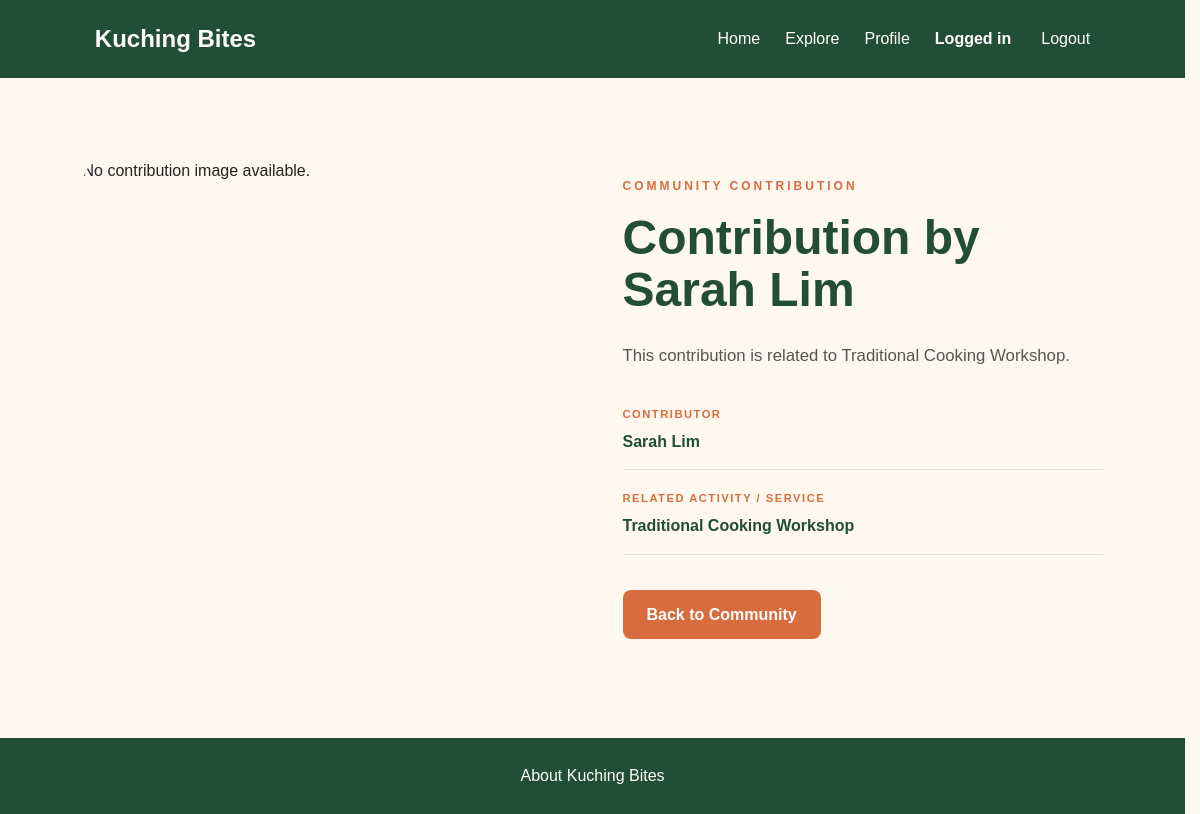
The page /community_detail.php?id=2 (signed in) on the database as committed earlier.
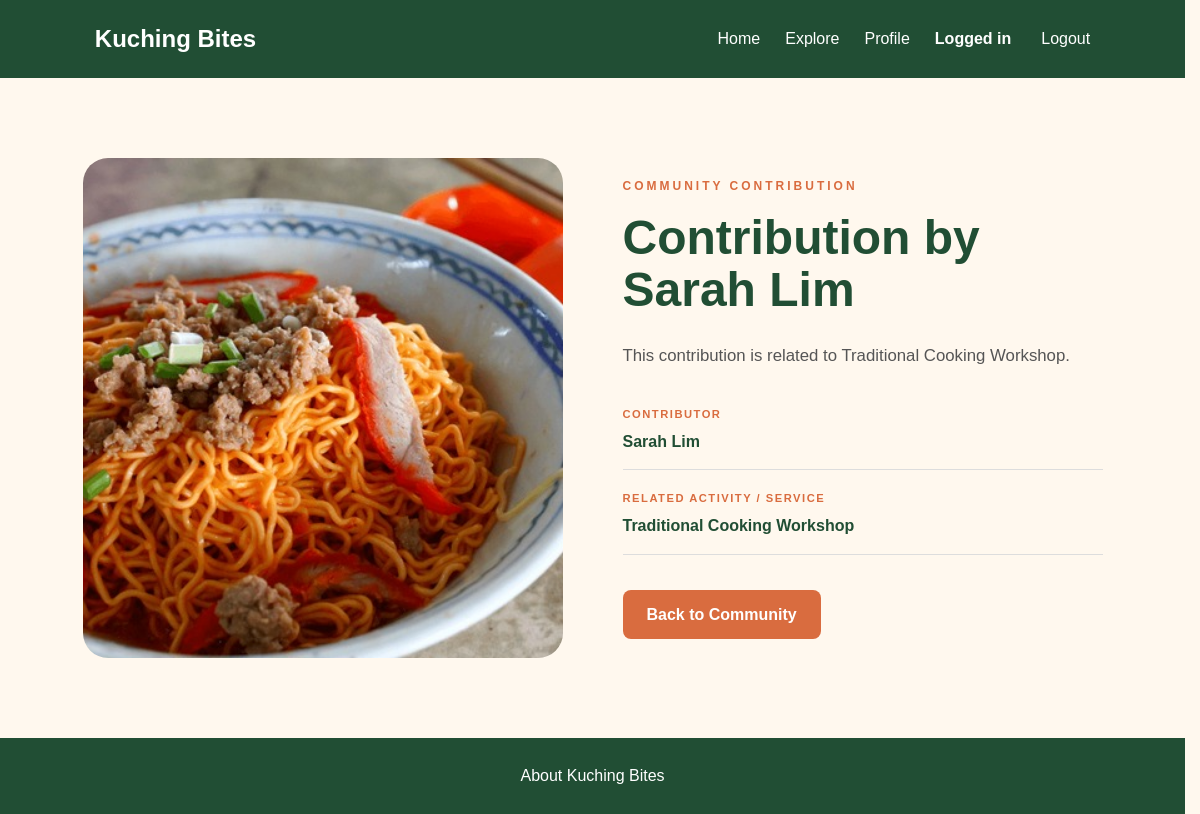
The same page on the database as committed later.
### tables this page shows
CREATE TABLE `community_table` (
  `id` int(11) NOT NULL,
  `first_name` varchar(50) NOT NULL,
  `last_name` varchar(50) NOT NULL,
  `contribution_image` varchar(100) DEFAULT NULL,
  `related_activity` varchar(50) NOT NULL,
  `status` varchar(10) NOT NULL
);

### community_detail.php (the view, shortened to what this page needs)
<?php
require_once "db.php";
$id = filter_input(INPUT_GET, "id", FILTER_VALIDATE_INT);
$sql = "SELECT id, first_name, last_name, contribution_image,
               related_activity, status
        FROM community_table
        WHERE id = ?";
$stmt = $conn->prepare($sql);
$stmt->bind_param("i", $id);
$stmt->execute();
$result = $stmt->get_result();
$contribution = $result->fetch_assoc();
$contributor = $contribution["first_name"] . " " . $contribution["last_name"];
$contributor = htmlspecialchars($contributor, ENT_QUOTES, "UTF-8");
$relatedActivity = htmlspecialchars($contribution["related_activity"], ENT_QUOTES, "UTF-8");
$image = $contribution["contribution_image"];
?>
<!DOCTYPE html>
<html lang="en">
<head>
    <link rel="stylesheet" href="style/style.css">
</head>
<body>
    <header class="navbar">
        <h1 class="logo">
            Kuching Bites
        </h1>
        <nav>
            <a href="index.php">Home</a>
            <a href="main_menu.php">Explore</a>
            <a href="profile.php">Profile</a>
            <span class="nav-user">
                Logged in
            </span>
            <a href="logout.php">
                Logout
            </a>
        </nav>
    </header>
    <main>
        <section class="community-detail">
            <div class="community-detail-image">
                <?php if (!empty($image)): ?>
                    <img
                        src="<?php echo htmlspecialchars($image, ENT_QUOTES, "UTF-8"); ?>"
                        alt="Community contribution by <?php echo $contributor; ?>"
                    >
                <?php else: ?>
                    <p>No contribution image available.</p>
                <?php endif; ?>
            </div>
            <div class="community-detail-content">
                <p class="community-detail-label">
                    COMMUNITY CONTRIBUTION
                </p>
                <h2>
                    Contribution by <?php echo $contributor; ?>
                </h2>
                <p class="community-detail-description">
                    This contribution is related to
                    <?php echo $relatedActivity; ?>.
                </p>
                <div class="community-detail-info">
                    <div>
                        <span>CONTRIBUTOR</span>
                        <strong>
                            <?php echo $contributor; ?>
                        </strong>
                    </div>
                    <div>
                        <span>RELATED ACTIVITY / SERVICE</span>
                        <strong>
                            <?php echo $relatedActivity; ?>
                        </strong>
                    </div>
                </div>
                <a
                    href="community.php"
                    class="btn btn-primary"
                >
                    Back to Community
                </a>
            </div>
        </section>
    </main>
    <footer>
        <a href="about.php">
            About Kuching Bites
        </a>
    </footer>
</body>
</html>

Rows that differ between the two databases and show on the page:
changed community_table "Sarah Lim": contribution_image: picture added
Other text that changed with them:
text no longer shown: "No contribution image available."
